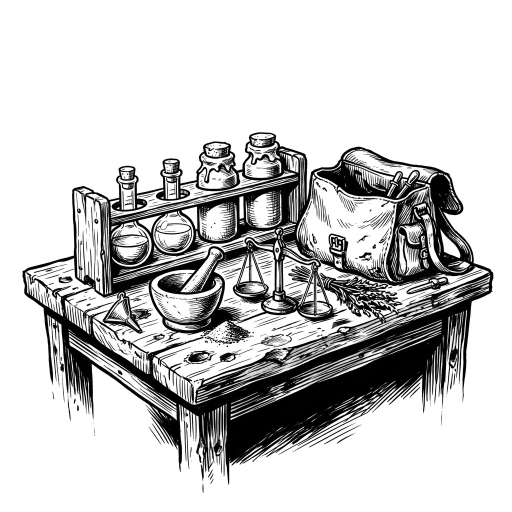
#> input picture production/art/composition/ART-BAC-ALCHEMIST.jpg, 1024 x 1024 px (shown at 1/2 size)
$ python -i art_generate.py   (imports and definitions only)
#> lines starting #> are read from the running program, lines starting #| are printed output that depends on the picture
#!/usr/bin/env python3
"""Automated pen-and-ink illustration pipeline (owner decision 2026-10-08).

  plan             prompts, counts and cost estimate; no network
  anchors          generate the style-anchor set (existing masters used only as inspiration)
  approve-anchors  orchestrator records its visual approval of the proposed anchors
  batch            generate every catalog entry not yet selected, with the approved anchors
                   attached as style references; an automated judge picks the best candidate
  ink              re-run deterministic ink preparation for every selection
  sheet            contact sheets of selected ink art per family

Reads GEMINI_API_KEY from the environment and never prints it. Stops at the budget cap
in config/art_style.json (estimated from token usage). Resumable: selections are written
after each entry; with --commit-every the run commits progress to the current branch."""
import argparse, base64, hashlib, io, json, os, subprocess, sys, time, urllib.error, urllib.request
from concurrent.futures import ThreadPoolExecutor
from datetime import datetime, timezone
from pathlib import Path
from PIL import Image

ROOT = Path(__file__).resolve().parents[1]
sys.path.insert(0, str(ROOT / "tools"))
from art_ink import prep  # noqa: E402

# [1 line that did not run here, left out]
CATALOG = ROOT / "production/art/SPOT_CATALOG.json"
SELECTIONS = ROOT / "production/art/SELECTIONS.json"
ANCHORS = ROOT / "production/art/ANCHORS.json"
LEDGER = ROOT / "production/art/GENERATION_LEDGER.jsonl"
CAND = ROOT / "build/art/candidates"
MASTERS = ROOT / "assets/art/masters"
INK = ROOT / "assets/art/ink"
API = "https://generativelanguage.googleapis.com/v1beta"


def now():
    return datetime.now(timezone.utc).isoformat(timespec="seconds")


def load(p, default):
    return json.loads(p.read_text()) if p.exists() else default


def save(p, obj):
    p.parent.mkdir(parents=True, exist_ok=True)
    p.write_text(json.dumps(obj, indent=1, ensure_ascii=False) + "\n")


def sha(b):
    return hashlib.sha256(b).hexdigest()


# ------------------------------------------------------------------ prompts
OWNER_PROMPTS = ROOT / "production/art/OWNER_PROMPTS.json"
ASPECT_WORDS = {"3:2": "Wide 3:2 landscape", "16:9": "Wide 16:9 landscape", "4:3": "4:3 landscape",
                "1:1": "Square 1:1", "2:3": "Tall 2:3 portrait", "3:4": "3:4 portrait"}


# [6 lines left out: function label, not called in this run]


GUIDE_TEXT = ("COMPOSITION GUIDE (the LAST attached image)\n"
              "The last attached image is a rough composition guide, not a style reference. Copy its arrangement: which objects appear, "
              "where each one sits, what it rests on, leans against or hangs from, the camera angle and the relative sizes. Keep its "
              "gravity and layout exactly. Do NOT copy its rendering: draw every object in the line character of the first style "
              "references (bold rough contours, heavy solid blacks, dense scratchy hatching and dry-brush), pure black ink on pure white, "
              "no cream tone, no grey wash, no soft or thin line. The subject is isolated on white with the usual white vignette, not cropped by the frame. "
              "If the guide and the written brief disagree about an object's form, the written brief wins.")


# [56 lines left out: functions guide_path, prompt_for, not called in this run]


# ------------------------------------------------------------------ API
_key = None


# [42 lines left out: functions key, call, not called in this run]


_models = {}


# [22 lines left out: function resolve, not called in this run]


def b64img(path_or_im, max_px=768):
#> called with max_px = 768
    im = Image.open(path_or_im) if not isinstance(path_or_im, Image.Image) else path_or_im
#> im is the input picture: PIL image 1024x1024 L; min 0, max 255, mean 200.9
    if im.mode in ("RGBA", "LA"):
        bg = Image.new("RGB", im.size, (255, 255, 255))
        bg.paste(im.convert("RGBA"), mask=im.convert("RGBA").getchannel("A"))
        im = bg
    im = im.convert("RGB")
#> im: PIL image 1024x1024 RGB
    im.thumbnail((max_px, max_px))
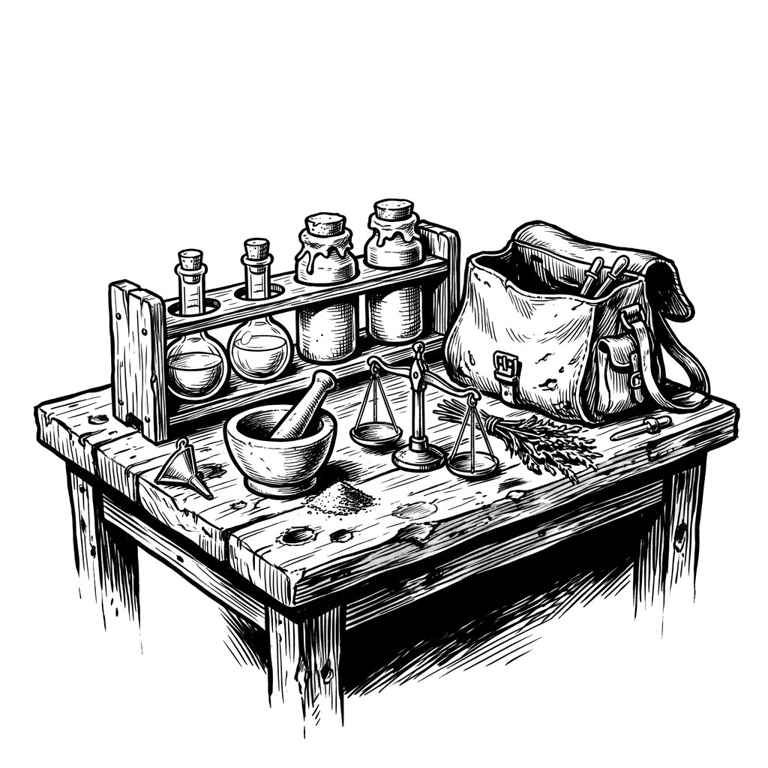
#> im: PIL image 768x768 RGB; min 0, max 255, mean 200.9
    buf = io.BytesIO()
    im.save(buf, "JPEG", quality=88)
    return {"inline_data": {"mime_type": "image/jpeg", "data": base64.b64encode(buf.getvalue()).decode()}}


# [49 lines left out: functions ledger, spent, usd, generate_one, not called in this run]


JUDGE = """You are the art director for a black-and-white pen-and-ink fantasy rulebook. Every illustration must look drawn by the same illustrator as the REFERENCE images.
Score each CANDIDATE from 0 to 10 on:
- style_match: line weight, hatching technique, contrast and finish match the references; pure black ink on white, no grey wash or colour.
- subject_fidelity: depicts the described subject accurately (anatomy, number of limbs/heads, equipment, setting) and contradicts nothing in the text.
- craft: coherent anatomy, hands, weapons, architecture and perspective; readable silhouette at small size.
List defects such as: text or lettering, signature, frame or box border, colour, grey wash, photographic look, extra limbs, malformed hands, cropped subject, busy background.
overall = a 0-10 judgement for print, heavily penalising any text, frame, colour or anatomical error.
Return JSON: {"candidates":[{"index":1,"style_match":0,"subject_fidelity":0,"craft":0,"defects":[],"overall":0}],"best":1}

SUBJECT DESCRIPTION:
"""


# [89 lines left out: functions judge, subject_text, select, run_entry, commit, not called in this run]


def entries():
    return load(CATALOG, {})["entries"]


# [134 lines left out: functions pending, anchor_refs, cmd_plan, cmd_anchors, cmd_approve, cmd_batch and 4 more, not called in this run]


# [2 lines not run here, left out]

>>> result = b64img('../production/art/composition/ART-BAC-ALCHEMIST.jpg')

$ run again, on production/art/composition/ART-BAC-COURIER.jpg
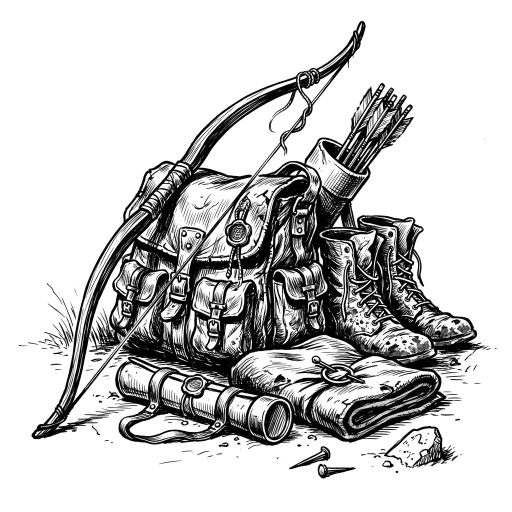
#> input picture production/art/composition/ART-BAC-COURIER.jpg, 1024 x 1024 px (shown at 1/2 size)
#> in b64img, im is the input picture: PIL image 1024x1024 L; min 0, max 255, mean 200.1
#> in b64img, `im.thumbnail((max_px, max_px))`:
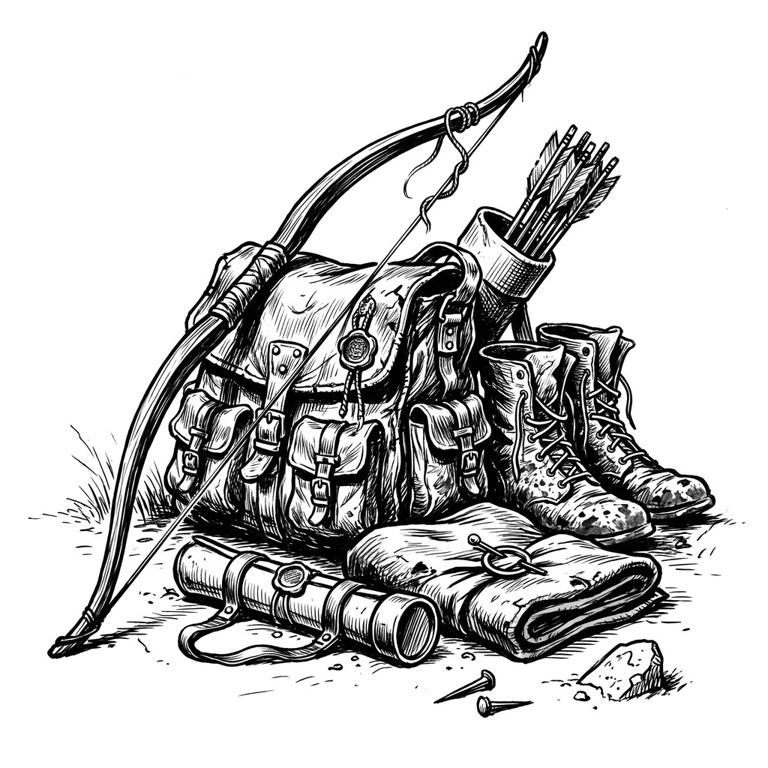
#> im: PIL image 768x768 RGB; min 0, max 255, mean 200

$ run again, on production/art/composition/ART-BAC-CULTIST.jpg
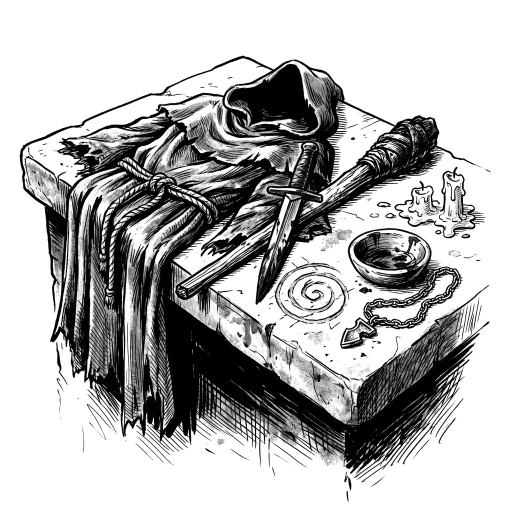
#> input picture production/art/composition/ART-BAC-CULTIST.jpg, 1024 x 1024 px (shown at 1/2 size)
#> in b64img, im is the input picture: PIL image 1024x1024 L; min 0, max 255, mean 181.4
#> in b64img, `im.thumbnail((max_px, max_px))`:
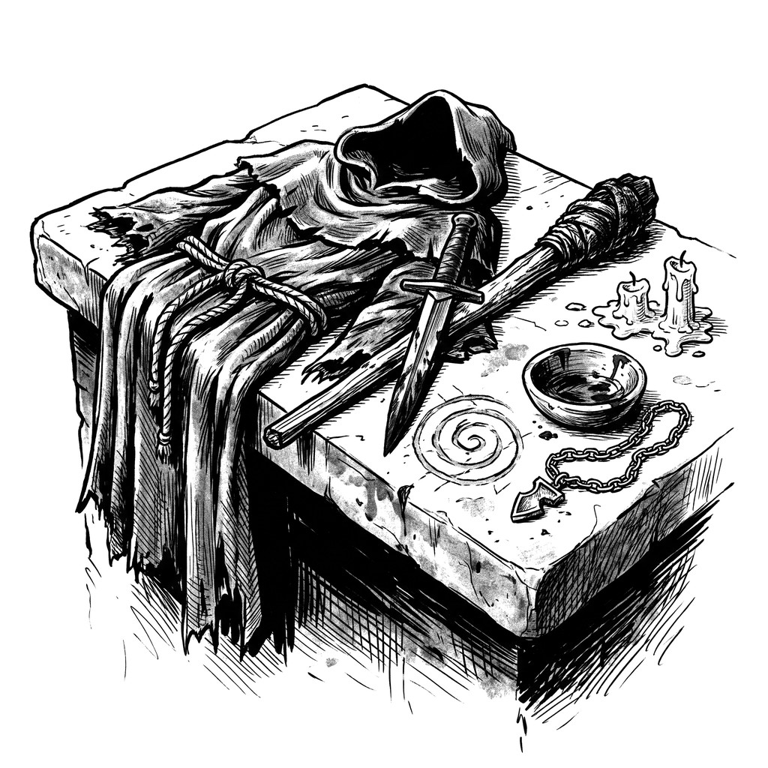
#> im: PIL image 768x768 RGB; min 0, max 255, mean 181.4

$ run again, on production/art/composition/ART-BAC-FARMER.jpg
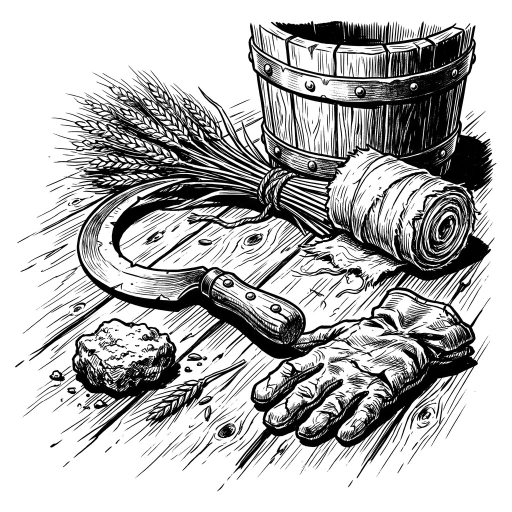
#> input picture production/art/composition/ART-BAC-FARMER.jpg, 1024 x 1024 px (shown at 1/2 size)
#> in b64img, im is the input picture: PIL image 1024x1024 L; min 0, max 255, mean 183.5
#> in b64img, `im.thumbnail((max_px, max_px))`:
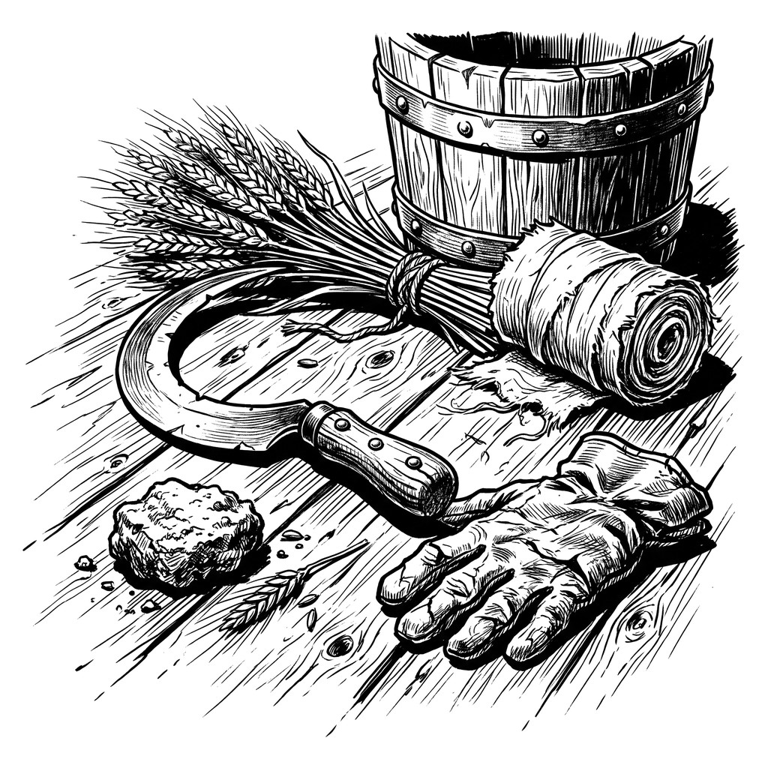
#> im: PIL image 768x768 RGB; min 0, max 255, mean 183.4
